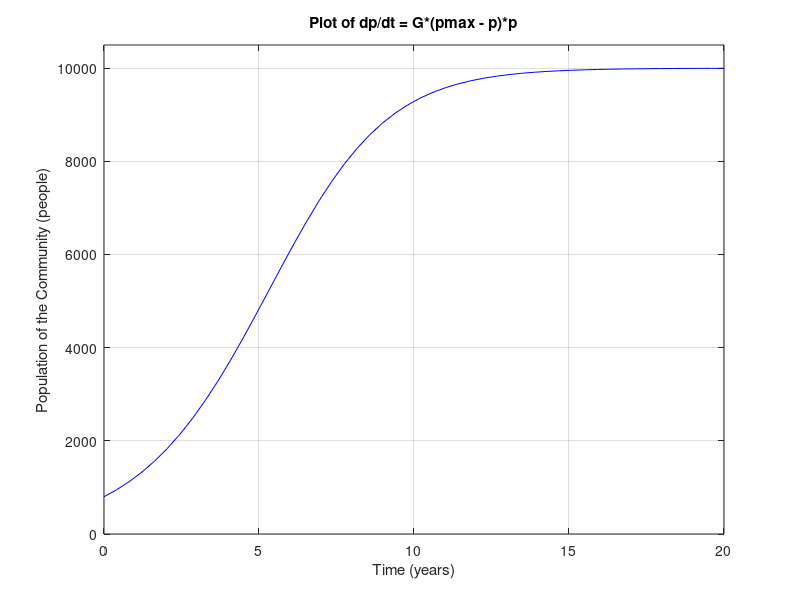

Here is the MATLAB script that generated this plot:
% Chris Kreienkamp
% Section 10
% 3/28/17

% Use the Euler Method to find an approximate solution for the equation:
% dp/dt = G*(pmax - p)*p

clear
clc

%% SET INITIAL PARAMETERS

% Range of t-values
tmin = 0;
tmax = 20;

% Number of points
Nt = 50;

% Constants
pmax = 10000;
G = 0.00005;


%% INITIALIZE VECTORS

% Vector of x-values
t = linspace(tmin,tmax,Nt);

% Increment of the approximation (dx)
dt = t(2) - t(1);

% Vector of y-values
p = zeros(1,Nt);

% Initial condition
p(1) = 800;

%% CALCULATIONS - EULER METHOD

% Use FOR loop for domain marching of approximate solution
% Use "current" value (ix) to determine "future" value (ix+1)

for it = 1:Nt-1
    
    % Euler Method General Form: p(n+1) = p(n) + a*delta_t
    % delta_t = increment
    % a = dp/dt
    % For our example: delta_t = dt and a = dp/dt = G*(pmax - p)*p
    
    a = G*(pmax - p(it))*p(it);
    p(it+1) = p(it) + a*dt;
end

%% GENERATE PLOT

% Plot approximate solution
plot(t,p,'b-')

% Enhance plots with labels
xlabel('Time (years)')
ylabel('Population of the Community (people)')
title('Plot of dp/dt = G*(pmax - p)*p')
grid on
axis([tmin tmax 0 1.05*max(p)])
